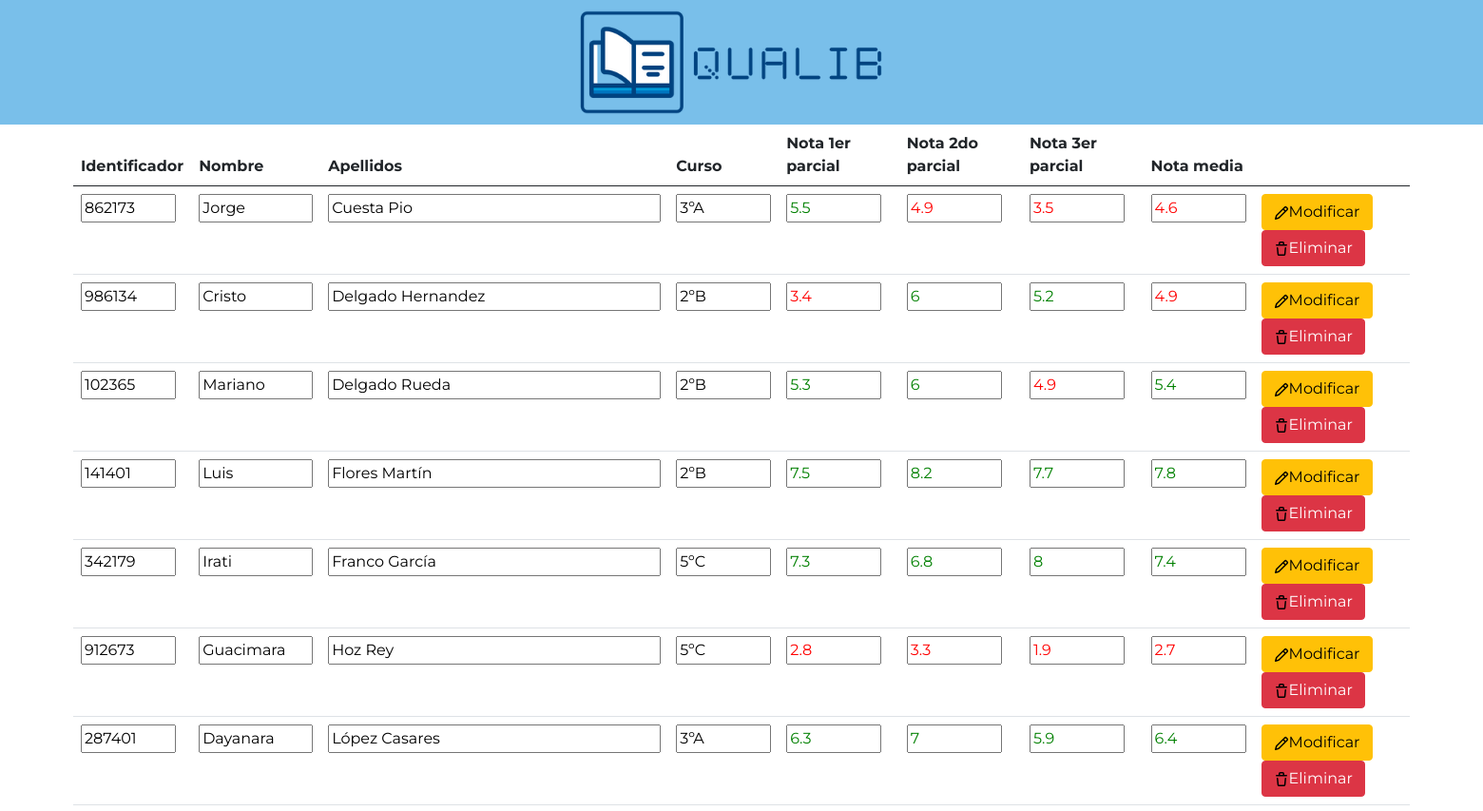
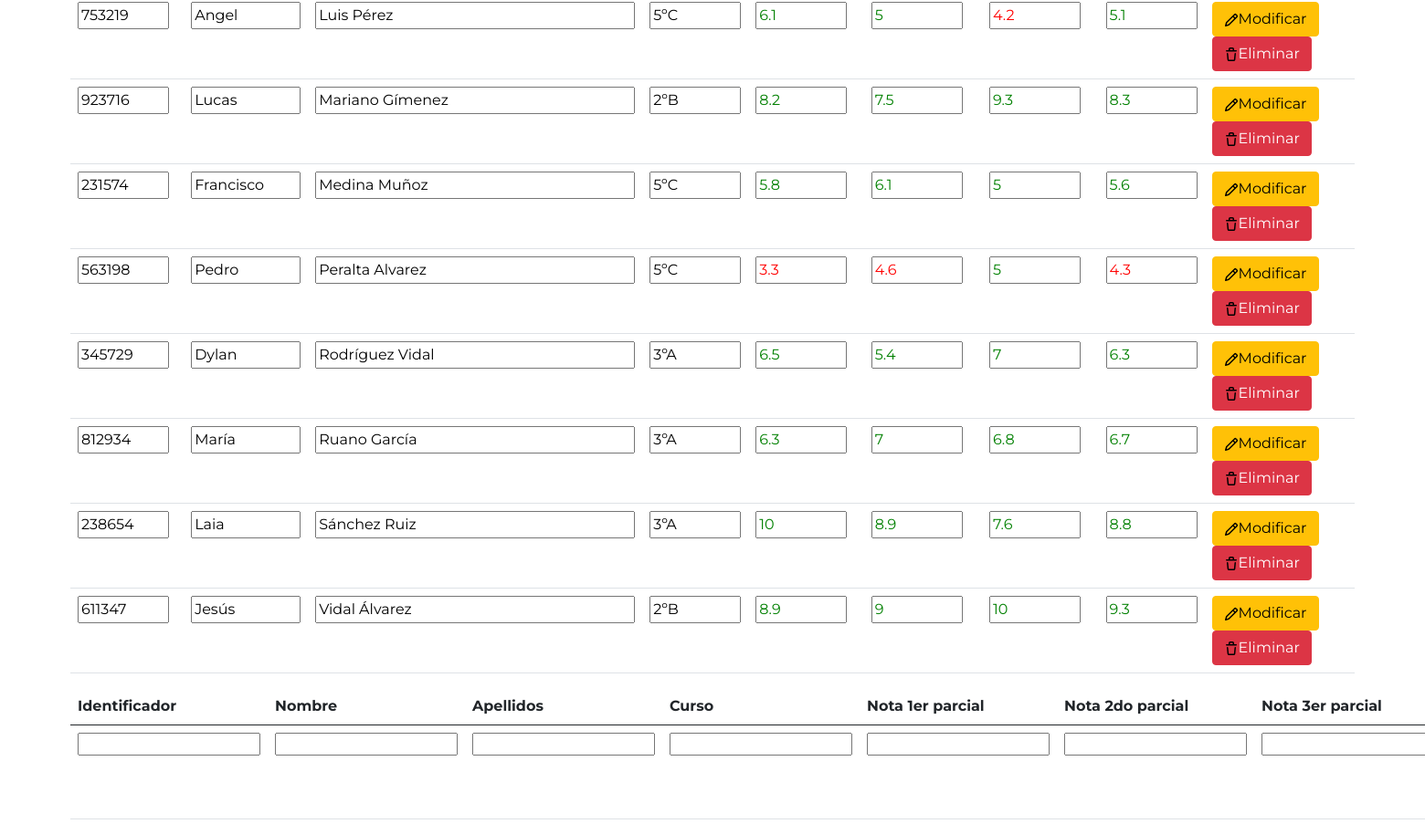
/Controlador/init.php (signed in), run on an earlier commit of the app's database (2 pictures, top to bottom).
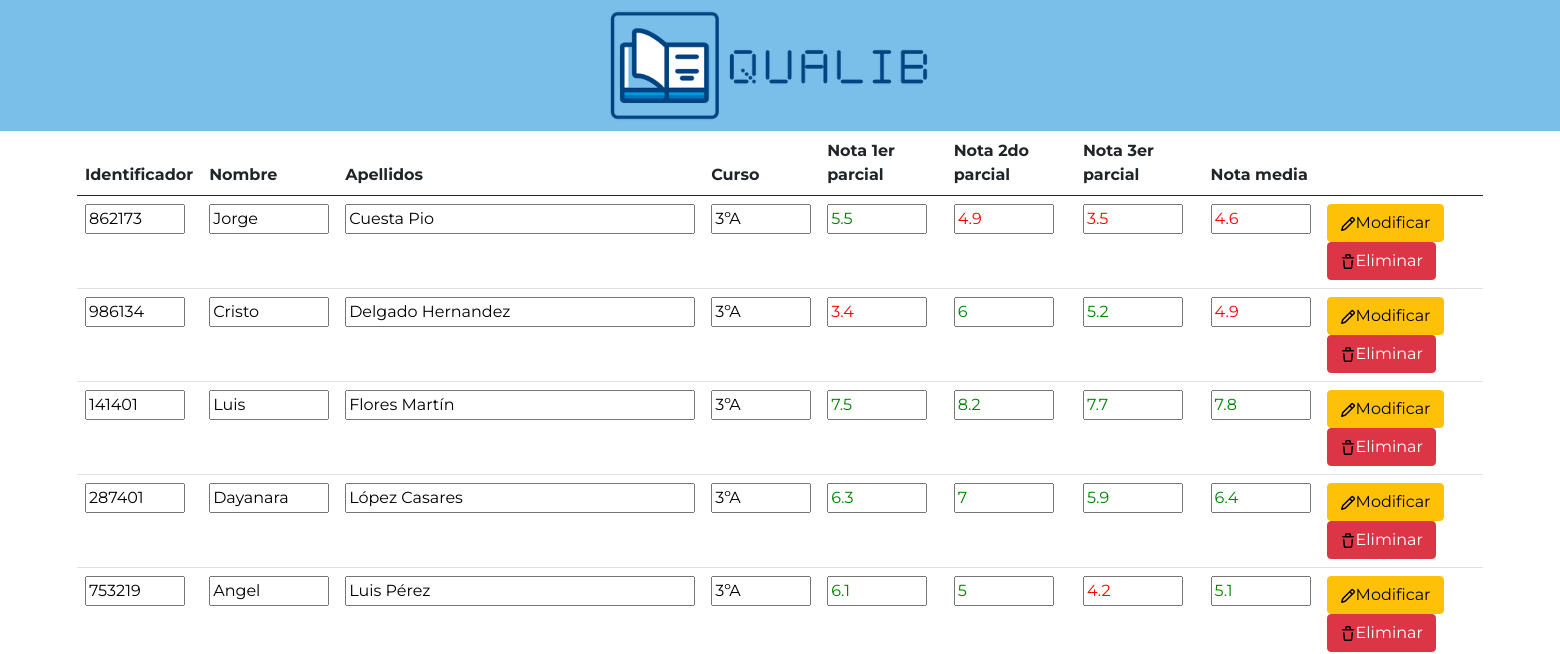
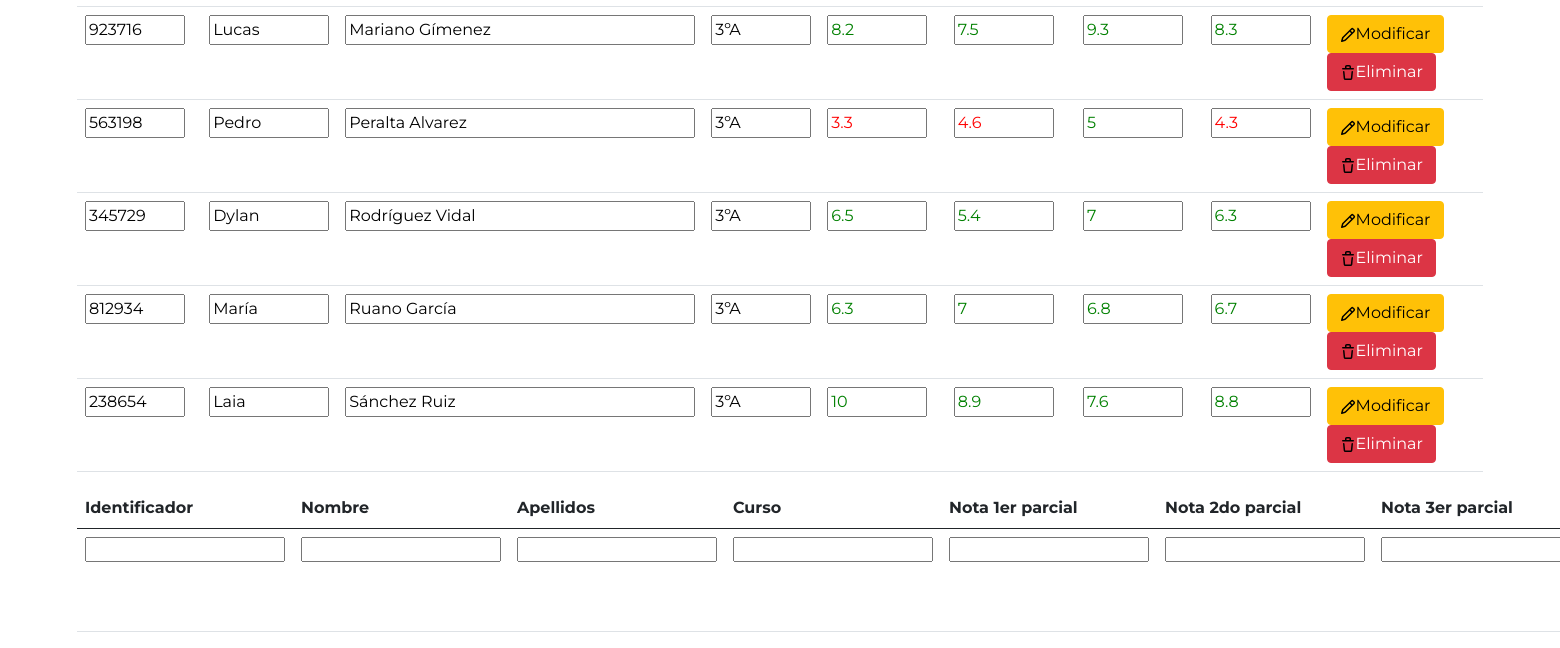
And on a later commit of the database (2 pictures, top to bottom).
### tables this page shows
CREATE TABLE alumnos (
    id INT(7) NOT NULL,
    nombre VARCHAR(120) NOT NULL,
    apellidos VARCHAR(120) NOT NULL,
    curso VARCHAR(3) NOT NULL,
    parcial1 FLOAT NOT NULL,
    parcial2 FLOAT NOT NULL,
    parcial3 FLOAT NOT NULL,
    PRIMARY KEY(id)
);

### Controlador/init.php (called while the page is built, shortened)
<?php
require_once("ControladorProfesor.php");
$tamPag = 20;
$listaAlumnos = ControladorProfesor::listar($tamPag);
require_once("../Vista/vistaProfesor.php");

### Modelo/ModeloAlumno.php (called while the page is built, shortened)
<?php
require_once("Alumno.php");
class ModeloAlumno {
    public static function consulta(string $sql) {
        [$host, $usuario, $password, $bd] = ['localhost', 'staff', 'adminadmin123456', 'quaLib'];
        try {
            $conexion = new PDO("mysql:host=$host;dbname=$bd;charset=utf8", $usuario, $password);
            $conexion->setAttribute(PDO::ATTR_ERRMODE, PDO::ERRMODE_EXCEPTION);
            $resultado = $conexion->query($sql);
        } catch (PDOException $exception) {
            exit($exception);
        }
        return $resultado;
    }
    public static function listar(int $tamPag = 20): array {
        $resultado = ModeloAlumno::consulta("SELECT * FROM alumnos GROUP BY apellidos ASC LIMIT $tamPag");
        $listaAlumnos = [];
        while ($alumno = $resultado->fetch(PDO::FETCH_ASSOC)) {
            $listaAlumnos[] = Alumno::getAlumno($alumno);
        }
        return $listaAlumnos;
    }
}

### Controlador/ControladorProfesor.php (called while the page is built, shortened)
<?php
require_once("../Modelo/Alumno.php");
require_once("../Modelo/ModeloAlumno.php");
class ControladorProfesor {
    public static function listar(int $tamPag = 20): array {
        return ModeloAlumno::listar($tamPag);
    }
}

### Modelo/Alumno.php (called while the page is built, shortened)
<?php
class Alumno {
    private $atributos = [];
    public function __construct(string $nombre, string $apellidos, string $curso, float $parcial1, float $parcial2, float $parcial3, int $id = null) {
        $this->atributos['nombre'] = $nombre;
        $this->atributos['apellidos'] = $apellidos;
        $this->atributos['curso'] = $curso;
        $this->atributos['parcial1'] = $parcial1;
        $this->atributos['parcial2'] = $parcial2;
        $this->atributos['parcial3'] = $parcial3;
        $this->atributos['id'] = $id;
    }
    public static function getAlumno(array $alumno): Alumno {
        [$id, $nombre, $apellidos, $curso, $parcial1, $parcial2, $parcial3] = [$alumno['id'], $alumno['nombre'], $alumno['apellidos'], $alumno['curso'], $alumno['parcial1'], $alumno['parcial2'], $alumno['parcial3']];
        return new Alumno($nombre, $apellidos, $curso, $parcial1, $parcial2, $parcial3, $id);
    }
    public function __get($atributo) {
        return $this->atributos[$atributo];
    }
    public function calcularNota() {
        return round(($this->parcial1 + $this->parcial2 + $this->parcial3) / 3, 1);
    }
}

### Vista/vistaProfesor.php (the view, shortened to what this page needs)
<!doctype html>
<html lang="es">
<head>
    <link href="https://cdn.jsdelivr.net/npm/bootstrap@5.0.2/dist/css/bootstrap.min.css" rel="stylesheet">
    <link href="../assests/css/main.css" rel="stylesheet" />
</head>
<body>
    <nav class="navbar navbar-expand-lg">
        <div class="container-fluid">
            <img src="../src/img/quaLib_logo.png" alt="Logo QUALIB">
        </div>
    </nav>
    <div class="container-fluid">
        <div class="row d-flex justify-content-center">
            <div class="col-11">
                <table class="table">
                    <thead>
                    <tr>
                        <th scope="col">Identificador</th>
                        <th scope="col">Nombre</th>
                        <th scope="col">Apellidos</th>
                        <th scope="col">Curso</th>
                        <th scope="col">Nota 1er parcial</th>
                        <th scope="col">Nota 2do parcial</th>
                        <th scope="col">Nota 3er parcial</th>
                        <th scope="col">Nota media</th>
                        <th scope="col"></th>
                    </tr>
                    </thead>
                    <tbody>
                    <?php
                    foreach ($listaAlumnos as $alumno) {
                    ?>
                    <tr id="<?=$alumno->id?>">
                        <td><input type="number" name="id" maxlength="7" value="<?=$alumno->id?>" style="width:100px;"></td>
                        <td><input type="text" name="nombre" maxlength="120" value="<?=$alumno->nombre?>" style="width:120px;"></td>
                        <td><input type="text" name="apellidos" maxlength="120" value="<?=$alumno->apellidos?>" style="width:350px;"></td>
                        <td><input type="text" name="curso" maxlength="3" value="<?=$alumno->curso?>" style="width:100px;"></td>
                        <td><input type="number" name="parcial1" maxlength="3" id="parcial1_<?=$alumno->id?>" value="<?=$alumno->parcial1?>" style="width:100px;"></td>
                        <td><input type="number" name="parcial2" maxlength="3" id="parcial2_<?=$alumno->id?>" value="<?=$alumno->parcial2?>" style="width:100px;"></td>
                        <td><input type="number" name="parcial3" maxlength="3" id="parcial3_<?=$alumno->id?>" value="<?=$alumno->parcial3?>" style="width:100px;"></td>
                        <td><input type="number" name="nota" id="nota_<?=$alumno->id?>" value="<?=$alumno->calcularNota()?>" style="width:100px;"></td>
                        <td>
                            <button type="button" class="btn btn-warning" id="modificar_<?=$alumno->id?>" onclick="modificar('<?=$alumno->id?>')">
                                Modificar
                            </button>
                            <button type="button" class="btn btn-danger" onclick="eliminar('<?=$alumno->id?>')">
                                Eliminar
                            </button>
                        </td>
                    </tr>
                    <?php
                    }
                    ?>
                    </tbody>
                </table>
                <table class="table">
                    <thead>
                    <tr>
                        <th scope="col">Identificador</th>
                        <th scope="col">Nombre</th>
                        <th scope="col">Apellidos</th>
                        <th scope="col">Curso</th>
                        <th scope="col">Nota 1er parcial</th>
                        <th scope="col">Nota 2do parcial</th>
                        <th scope="col">Nota 3er parcial</th>
                    </tr>
                    </thead>
                    <tbody>
                    <tr id="insertar">
                        <td><input type="number" name="id" maxlength="5" style="height: 100%"></td>
                        <td><input type="text" name="nombre" maxlength="120" style="height: 100%"></td>
                        <td><input type="text" name="apellidos" maxlength="120" style="height: 100%"></td>
                        <td><input type="text" name="curso" maxlength="50" style="height: 100%"></td>
                        <td><input type="number" name="parcial1" maxlength="2" style="height: 100%"></td>
                        <td><input type="number" name="parcial2" maxlength="2" style="height: 100%"></td>
                        <td><input type="number" name="parcial3" maxlength="2" style="height: 100%"></td>
                    </tr>
                    </tbody>
                </table>
            </div>
        </div>
    </div>
</body>
</html>

### assests/css/main.css (style rules this page uses)
body { font-family: 'Montserrat', sans-serif; }
.container-fluid img { width: 350px; margin: auto; display: block; }
.navbar { background-color: #79BFEA; }

What changed in the data, as far as the page shows it:
removed alumnos: id "102365", nombre "Mariano", apellidos "Delgado Rueda", curso "2ºB", parcial1 "5.3", parcial2 "6", parcial3 "4.9", nota "5.4"
removed alumnos: id "342179", nombre "Irati", apellidos "Franco García", curso "5ºC", parcial1 "7.3", parcial2 "6.8", parcial3 "8", nota "7.4"
removed alumnos: id "912673", nombre "Guacimara", apellidos "Hoz Rey", curso "5ºC", parcial1 "2.8", parcial2 "3.3", parcial3 "1.9", nota "2.7"
removed alumnos: id "231574", nombre "Francisco", apellidos "Medina Muñoz", curso "5ºC", parcial1 "5.8", parcial2 "6.1", parcial3 "5", nota "5.6"
removed alumnos: id "611347", nombre "Jesús", apellidos "Vidal Álvarez", curso "2ºB", parcial1 "8.9", parcial2 "9", parcial3 "10", nota "9.3"
changed alumnos "Cristo": curso "2ºB" → "3ºA"
changed alumnos "Luis": curso "2ºB" → "3ºA"
changed alumnos "Angel": curso "5ºC" → "3ºA"
changed alumnos "Lucas": curso "2ºB" → "3ºA"
changed alumnos "Pedro": curso "5ºC" → "3ºA"
